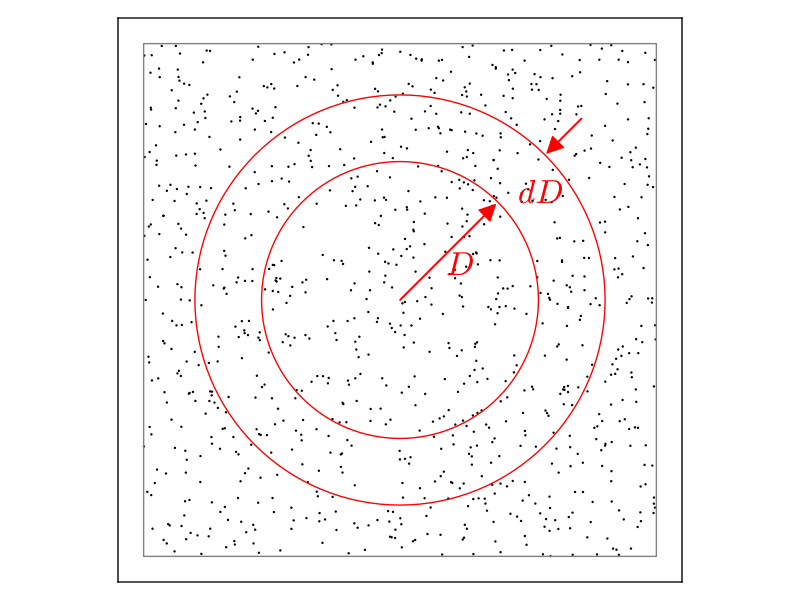

Recreate this plot in Python.
import numpy as np
import matplotlib.pyplot as plt
from matplotlib.patches import Circle, Rectangle, Arc
from matplotlib.lines import Line2D  
import nest.topology as topo
source_layer = topo.CreateLayer({'elements': 'iaf_neuron',
                                 'positions': [(0.0, 0.0)]})
x = np.random.uniform(-0.5, 0.5, 1000)
y = np.random.uniform(-0.5, 0.5, 1000)
pos = zip(x, y)
target_layer = topo.CreateLayer({'elements': 'iaf_neuron',
                                 'positions': pos})
mask = {'rectangular': {'lower_left': [-0.5, -0.5],
                        'upper_right': [0.5, 0.5]}}
kernel = {'gaussian': {'p_center': 1., 'sigma': .2}}
conn_specs = {'connection_type': 'convergent',
              'mask': mask, 'kernel': kernel}
              
topo.ConnectLayers(source_layer, target_layer, conn_specs)

center = topo.FindCenterElement(source_layer)
fig = topo.PlotLayer(target_layer, nodecolor='black', nodesize=3)
#topo.PlotTargets(center, target_layer, fig=fig, tgt_color='red', tgt_size=5)

ax = plt.gca()
c = Circle((0, 0), radius=0.27, facecolor='none', linestyle='solid', edgecolor='red', linewidth=1, zorder=2)
ax.add_patch(c)
c = Circle((0, 0), radius=0.4, facecolor='none', linestyle='solid', edgecolor='red', linewidth=1, zorder=2)
ax.add_patch(c)

ax.arrow(0.0, 0.0, 0.186, 0.186, shape='full', head_width=0.03, head_length=0.03, fc="red", ec="red", length_includes_head="True", linewidth=1)
ax.text(0.09, 0.07, '$D$', fontsize=24, color='red', horizontalalignment='left', verticalalignment='center')

ax.arrow(0.22+2*0.067, 0.22+2*0.067, -0.067, -0.067, shape='full', head_width=0.03, head_length=0.03, fc="red", ec="red", length_includes_head="True", linewidth=1)

ax.text(0.23, 0.21, '$dD$', fontsize=24, color='red', horizontalalignment='left', verticalalignment='center')


 

ax.get_xaxis().set_visible(False)
ax.get_yaxis().set_visible(False)

plt.tight_layout()

filename_base = __file__.split('.')[0]
plt.savefig(filename_base + '.pdf', bbox_inces='tight', pad_inches=0)
